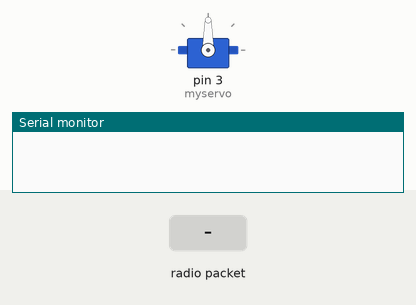
Recording of a sketch running on a simulated Arduino Uno, built with avr-gcc and run on an emulated ATmega328P. Shown: servo, the last lines printed to the serial monitor. The test bench sets the inputs (shaded band). No radio packets arrive unless stated.

Above: at 1.2 s.
1.3 s: radio packet "1" arrives
At 2.0 s:
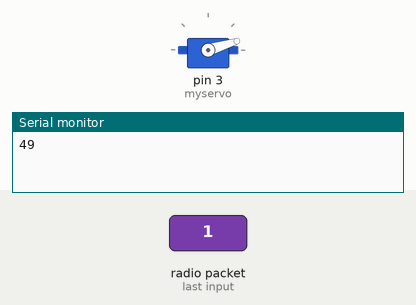
2.8 s: radio packet "0" arrives
At 3.2 s:
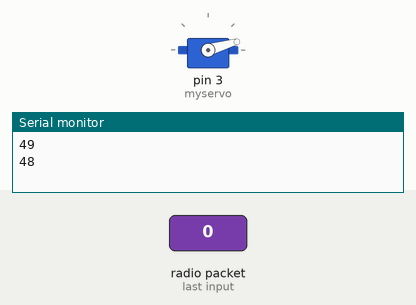
Timing chart, 0 to 5.8 s (numbered marks = the images above; inputs shaded):
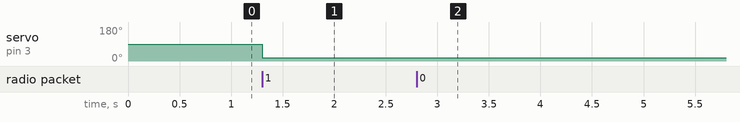

The sketch:

nrf_reader.ino
```cpp
/*
 *  RX part - reads one byte 0-255 value which tells us the value of the joystick knob on
 *  Sender (remote control TX part)
 *
 *  Used an existing NRF24 library by Dejan Nedelkovski
 *  Library: TMRh20/RF24, https://github.com/tmrh20/RF24/
 */

#include <SPI.h>
#include <nRF24L01.h>
#include <RF24.h>
#include <Servo.h>

Servo myservo;  // create servo object to control a servo

RF24 radio(7, 8); // CE, CSN
const byte address[6] = "00001";
void setup() {
  myservo.attach(3);  // attaches the servo on pin 3 to the servo object
  Serial.begin(9600);
  radio.begin();
  radio.openReadingPipe(0, address);
  radio.setPALevel(RF24_PA_MIN);
  radio.startListening();
}
void loop() {
  if (radio.available()) {
    unsigned char text[10] = "";
    radio.read(&text, sizeof(text));
    Serial.println((int) text[0]);
    myservo.write(text[0] * 90 / 255); //map 0-255 to 0-90
  }
}
```

Measured:
- after the input at 1.3 s, servo on pin 3 (myservo): 90° → 17° at once
- after the input at 2.8 s, servo on pin 3 (myservo): 17° → 16° at once
